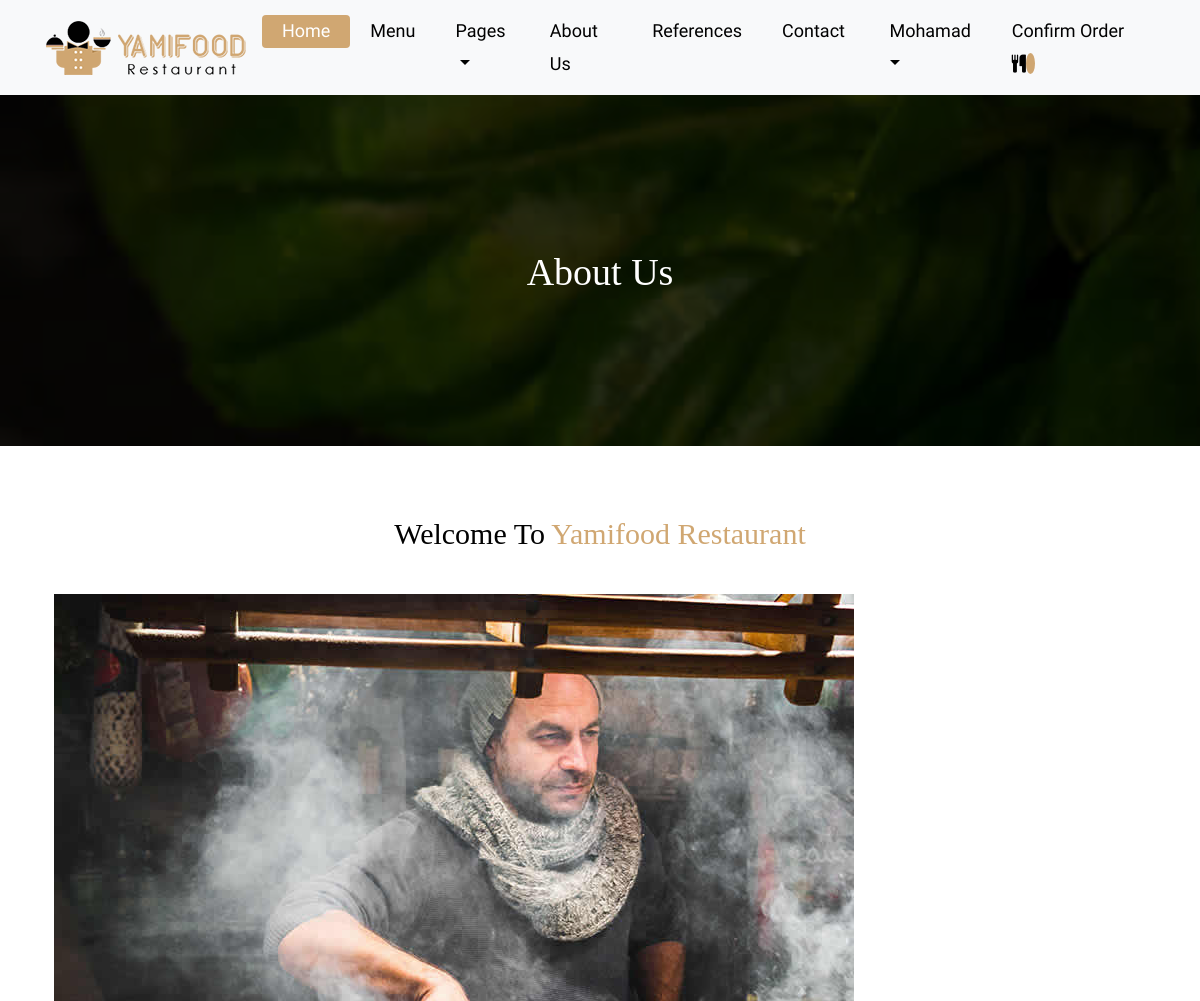
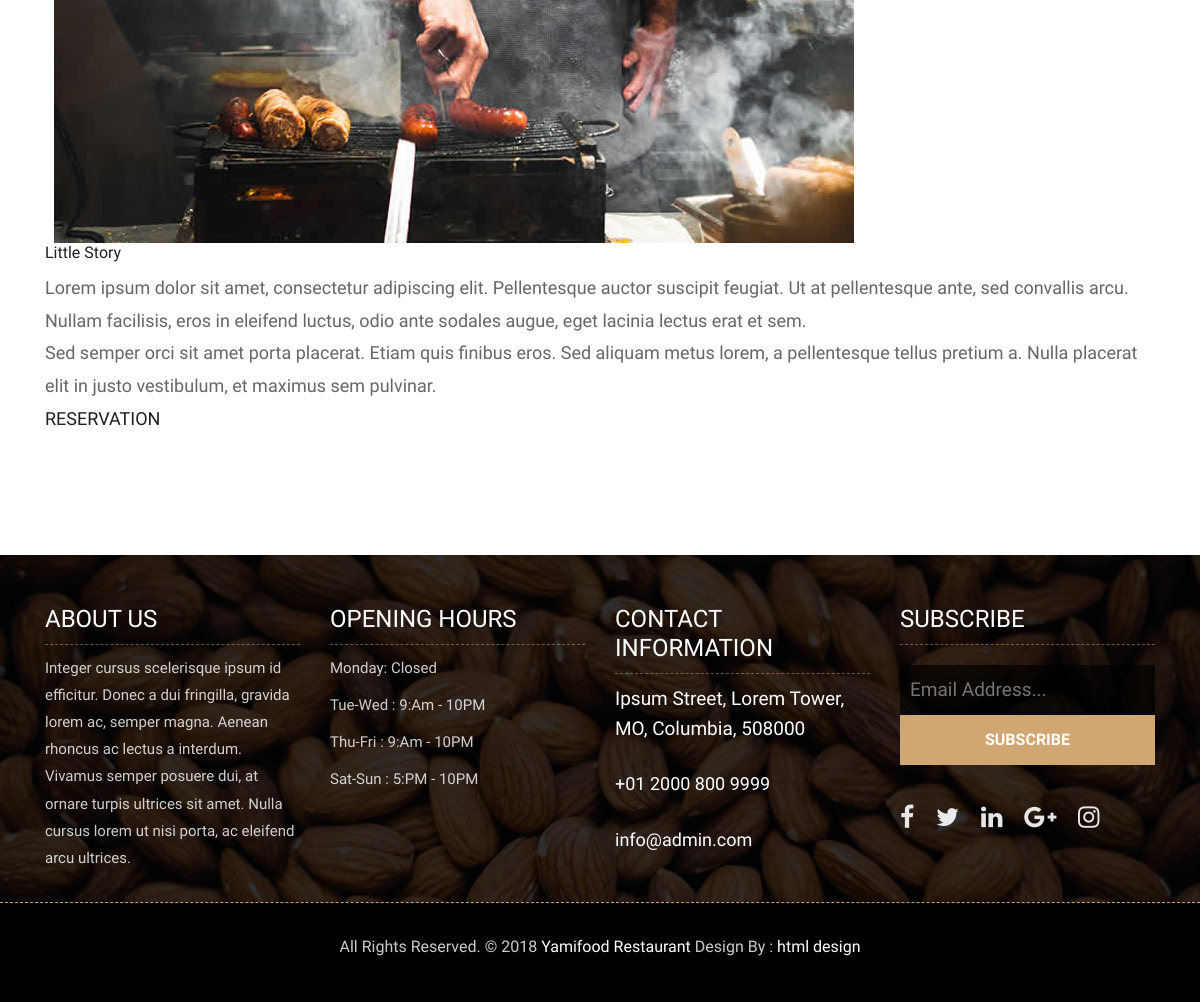
The app's page /aboutus/ (signed in) with its own data (2 pictures, top to bottom).
### home/models.py (models this page shows, shortened)
class Setting(models.Model):
    STATUS = (
        ('True', 'Evet'),
        ('False', 'Hayir')
    )
    title = models.CharField(max_length=150)
    keywords = models.CharField(max_length=255)
    description = models.CharField(max_length=255)
    company = models.CharField(max_length=50)
    address = models.CharField(blank=True, max_length=150)
    phone = models.CharField(blank=True, max_length=15)
    fax = models.CharField(blank=True, max_length=15)
    email = models.CharField(blank=True, max_length=50)
    smtpserver = models.CharField(blank=True, max_length=20)
    smtpemail = models.CharField(blank=True, max_length=20)
    smtppassword = models.CharField(blank=True, max_length=20)
    smtpport = models.CharField(blank=True, max_length=5)
    icon = models.ImageField(blank=True, upload_to='images/')
    facebook = models.CharField(blank=True, max_length=50)
    instagram = models.CharField(blank=True, max_length=50)
    twitter = models.CharField(blank=True, max_length=50)
    aboutus = RichTextUploadingField(blank=True)
    contact = RichTextUploadingField(blank=True)
    references = RichTextUploadingField(blank=True)
    status = models.CharField(max_length=10, choices=STATUS)
    create_at = models.DateTimeField(auto_now_add=True)
    update_at = models.DateTimeField(auto_now=True)

### home/views.py (the view)
# urls.py: path('aboutus/', views.aboutus, name='aboutus'),
def aboutus(request):
    setting = Setting.objects.get(pk=1)
    context = {'setting': setting, 'page': 'aboutus'}
    return render(request, 'aboutus.html', context)

### home/templates/aboutus.html (shortened to what this page needs)
{% extends "homebase.html" %}
{% load static %}
{% block content %}
	<div class="all-page-title page-breadcrumb">
		<div class="container text-center">
			<div class="row">
				<div class="col-lg-12">
					<h1>About Us</h1>
				</div>
			</div>
		</div>
	</div>
	<div class="about-section-box">
		<div class="container">
			<div class="row">
                <div class="col-lg-12">
                    <div class="heading-title text">
				        <div class="inner-column">
                            <h1 style="text-align: center">Welcome To <span>Yamifood Restaurant</span></h1>
                        </div>
                        {{ setting.aboutus|safe }}
                    </div>
                </div>
			</div>
		</div>
	</div>
{% endblock %}

### home/templates/header.html (shortened to what this page needs)
{% load static %}
	<header class="top-navbar">
		<nav class="navbar navbar-expand-lg navbar-light bg-light">
				&emsp;&emsp;&emsp;<a class="navbar-brand" href="/">
					<img src="{%static 'images/logo.png' %}" alt="" />
				</a>
				<div class="collapse navbar-collapse" id="navbars-rs-food">
					<ul class="navbar-nav ml-auto">
						<li class="nav-item active"><a class="nav-link" href="/">Home</a></li>
						<li class="nav-item"><a class="nav-link" href="/menu">Menu</a></li>
						<li class="nav-item dropdown">
							<a class="nav-link dropdown-toggle" href="#" id="dropdown-a" data-toggle="dropdown">Pages</a>
						</li>
                        <li class="nav-item"><a class="nav-link" href="/aboutus">About Us</a></li>
						<li class="nav-item"><a class="nav-link" href="/references">References</a></li>
                        <li class="nav-item"><a class="nav-link" href="/contact">Contact</a></li>
                        <li class="nav-item dropdown">
                            {% if user.id is not None %}
							<a class="nav-link dropdown-toggle" href="#" id="dropdown-a" data-toggle="dropdown"><img src="{{ user.profile.image.url }}">
                                {{ user.first_name }}</a>
                            {% else %}
                            &ensp;&ensp;<a class="text-uppercase" style="font-size: 16px" href="/login/"> login</a> / <a class="text-uppercase" style="font-size: 16px" href="/signup/"> Sign Up</a>
                            {% endif %}
						</li>
                        <li class="nav-item"><a class="nav-link" href="/shopcart/">
                            Confirm Order <i class="fa fa-cutlery"></i><span style="border-radius: 50%; background-color: #cfa671"> {{ request.session.cart_items }}&nbsp; </span></a>
                        </li>
					</ul>
				</div>
		</nav>
	</header>

### home/static/css/style.css (style rules this page uses)
body { color: #666666; font-size: 15px; font-family: 'Athiti', sans-serif; line-height: 1.80857; }
a { color: #1f1f1f; text-decoration: none !important; outline: none !important; -webkit-transition: all .3s ease-in-out; -moz-transition: all .3s ease-in-out; -ms-transition: all .3s ease-in-out; -o-transition: all .3s ease-in-out; transition: all .3s ease-in-out; }
h1, h2, h3, h4, h5, h6 { letter-spacing: 0; font-weight: normal; position: relative; padding: 0 0 10px 0; font-weight: normal; line-height: 120% !important; color: #1f1f1f; margin: 0 }
h1 { font-size: 24px }
h4 { font-size: 16px }
a { color: #1f1f1f; text-decoration: none; outline: none; }
a, .btn { text-decoration: none !important; outline: none !important; -webkit-transition: all .3s ease-in-out; -moz-transition: all .3s ease-in-out; -ms-transition: all .3s ease-in-out; -o-transition: all .3s ease-in-out; transition: all .3s ease-in-out; }
ul, li, ol { list-style: none; margin: 0px; padding: 0px; }
.top-navbar { position: relative; z-index: 10; }
.top-navbar .navbar { padding: 15px 0px; position: fixed; width: 100%; transition: height .3s ease-out, background .3s ease-out, box-shadow .3s ease-out; -webkit-transform: translate3d(0, 0, 0); transform: translate3d(0, 0, 0); z-index: 100; }
.top-navbar .navbar-light .navbar-nav .nav-link { color: #010101; font-size: 18px; padding: 0px 20px; border-radius: 4px; }
.top-navbar .navbar-light .navbar-nav .nav-item.active .nav-link { background: #d0a772; color: #ffffff; border-radius: 4px; }
.about-section-box { padding: 70px 0px; }
.inner-column h1 { font-family: 'Arbutus Slab', serif; font-size: 30px; color: #010101; }
.inner-column h1 span { color: #d0a772; }
.heading-title { margin-bottom: 50px; }
.heading-title p { font-size: 18px; font-weight: 200; margin: 0px; }
.page-breadcrumb { padding: 250px 0 150px; background: url(../images/all-bg.jpg) no-repeat; background-attachment: fixed; background-size: cover; background-position: 0 0; position: relative; }
.all-page-title .container { position: relative; z-index: 2; }
.all-page-title::before { background: #010101; content: ""; height: 100%; left: 0; position: absolute; top: 0; width: 100%; z-index: 1; opacity: 0.8; }
.all-page-title h1 { font-size: 38px; color: #ffffff; font-family: 'Arbutus Slab', serif; padding: 0px; }

### records on screen
Setting: aboutus (picture), aboutus "Little Story Lorem ipsum dolor sit amet, consectetur adipiscing elit. Pellentesque auctor suscipit feugiat. Ut at pellentesque ante, sed convallis arcu. Nullam facilisis, eros in eleifend luctus, odio ante sodales augue, eget lacinia lectus erat et sem. Sed semper orci sit amet porta placerat. Etiam quis finibus eros. Sed aliquam metus lorem, a pellentesque tellus pretium a. Nulla placerat elit in justo vestibulum, et maximus sem pulvinar. RESERVATION"

### other values on screen
{{ user.first_name }} "Mohamad"
